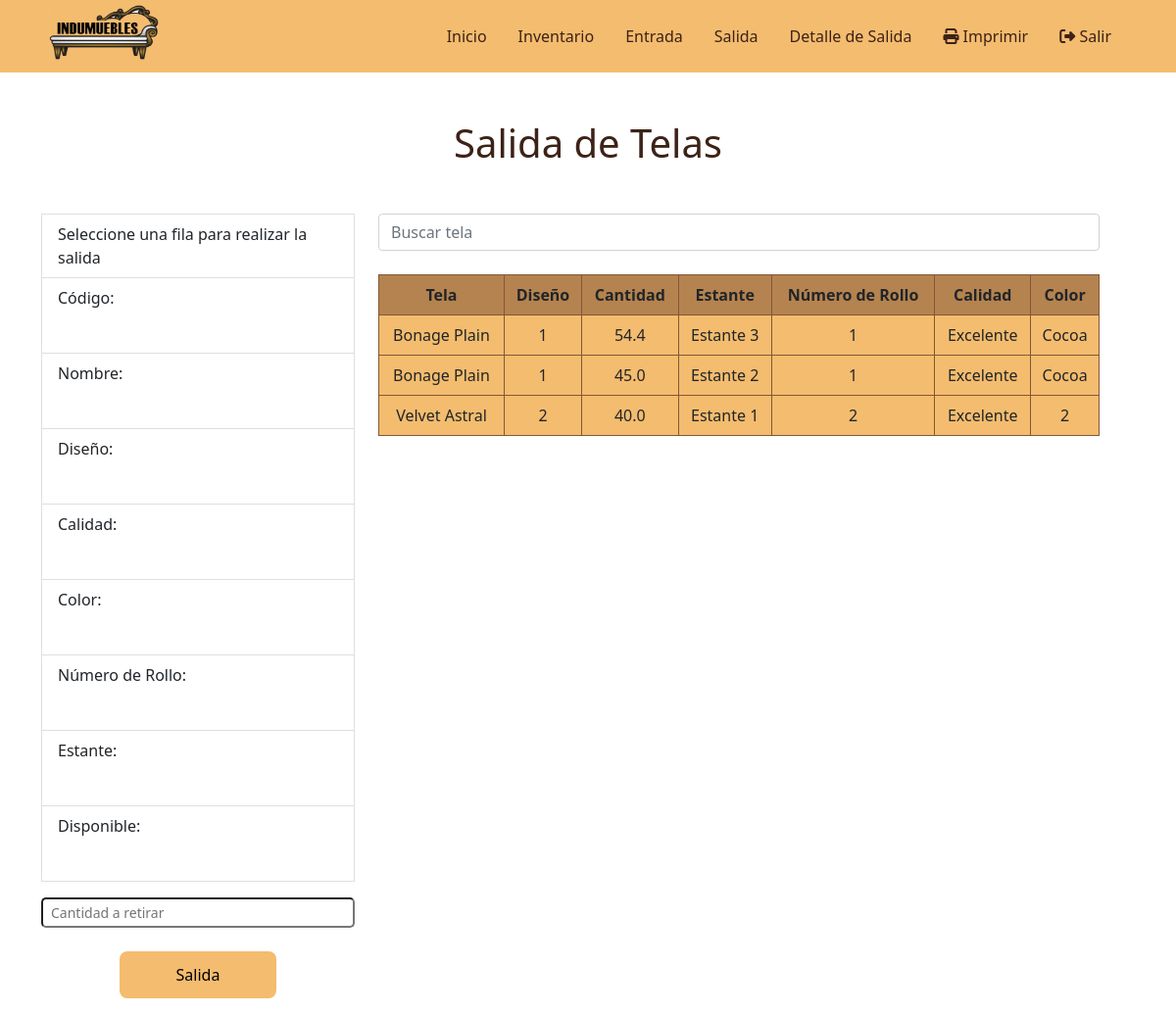
/inventario/salida/ (signed in), run on an earlier commit of the app's database.
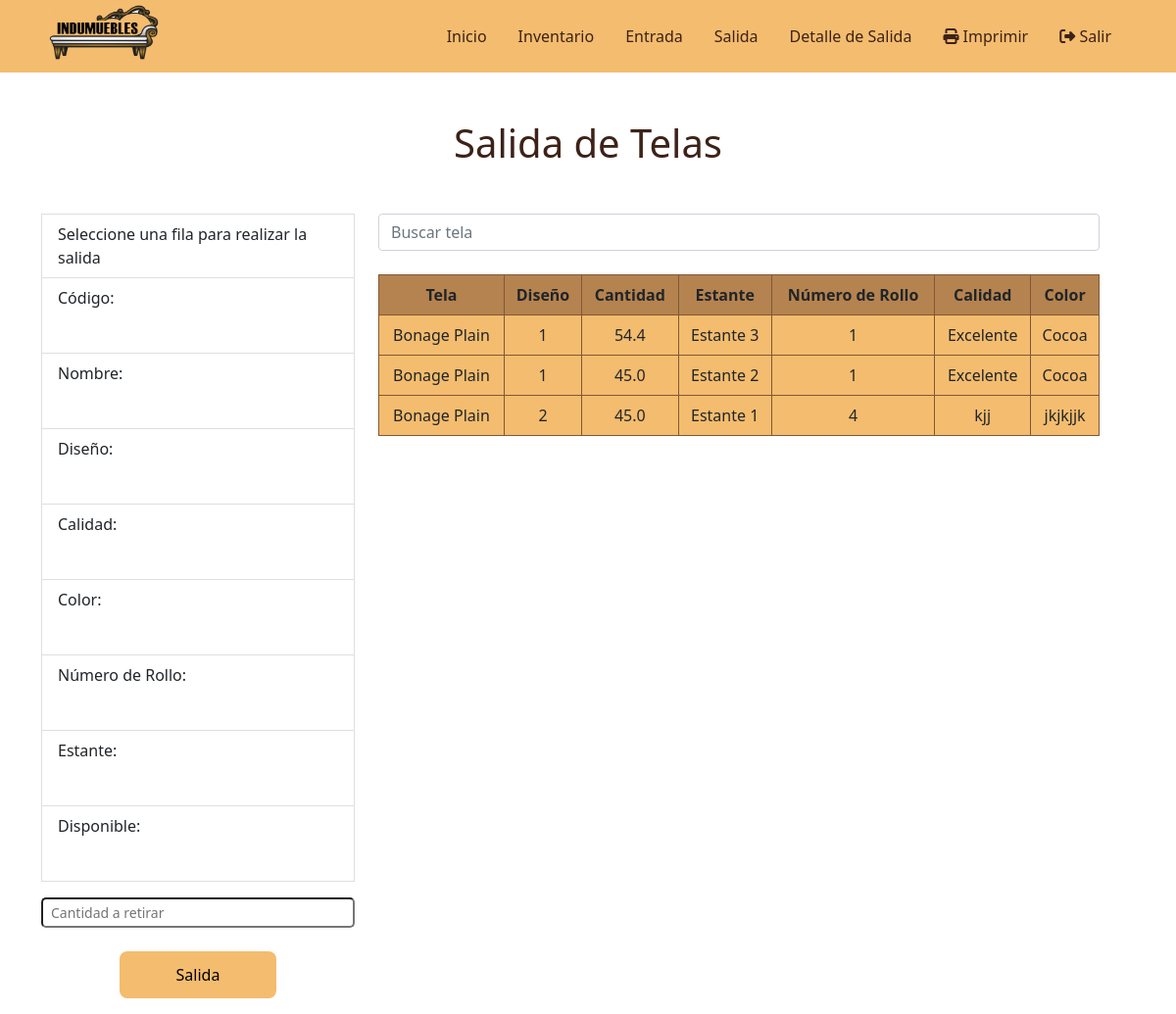
And on a later commit of the database.
### app_inventario/models.py (models this page shows, shortened)
class Inventario(models.Model):
    estante = models.ForeignKey(Estante, on_delete=models.CASCADE)
    tela = models.ForeignKey(Tela, related_name="nombreTela", on_delete=models.CASCADE)
    diseno = models.IntegerField()
    cantidadYarda = models.FloatField()
    fecha = models.DateField(auto_now_add=True)

class Tela(models.Model):
    nombre = models.CharField(max_length=30)
    diseno = models.IntegerField()
    calidad = models.CharField(max_length=30)
    color = models.CharField(max_length=30)
    numeroRollo = models.IntegerField()

class Estante(models.Model):
    nombre = models.CharField(max_length=30)
    def __str__(self):
        return f'{self.nombre}'

### app_inventario/views.py (the view)
# urls.py: path('salida/', views.salida, name='salida'),
@login_required()
def salida(request):
    q = request.GET.get('q')
    if q:
        inventario = Inventario.objects.filter(tela__nombre__icontains=q)
    else:
        inventario = Inventario.objects.all()
    ctx ={
        'inv' : inventario,
    }
    return render(request, 'inventario/salida.html', ctx)

### app_inventario/templates/inventario/salida.html (shortened to what the changed rows need)
{% extends 'base.html' %}
{% block container %}
    <div class="">
        <h1 class="h1-entrada">Salida de Telas</h1>
        <div class="row contenedor-padre">
            <div class=" col-8 ">
                <br>
                <table class="">
                    <thead>
                        <tr>
                            <th class="text-center">Tela</th>
                            <th class="text-center">Diseño</th>
                            <th class="text-center">Cantidad</th>
                            <th class="text-center">Estante</th>
                            <th class="text-center">Número de Rollo</th>
                            <th class="text-center">Calidad</th>
                            <th class="text-center">Color</th>
                        </tr>
                    </thead>
                    <tbody>
                        {% for inventario in inv %}
                            <tr data-href="{% url 'inventario:salidaTelas' inventario.tela.id inventario.estante.id %}" style="cursor: pointer;">
                                <td class="text-center">{{inventario.tela.nombre}}</td>
                                <td class="text-center">{{inventario.tela.diseno}}</td>
                                <td class="text-center">{{inventario.cantidadYarda}}</td>
                                <td class="text-center">{{inventario.estante}}</td>
                                <td class="text-center">{{inventario.tela.numeroRollo}}</td>
                                <td class="text-center">{{inventario.tela.calidad}}</td>
                                <td class="text-center">{{inventario.tela.color}}</td>
                            </tr>
                        {% empty %}
                            <tr>
                                <td  class="text-center" colspan="10" class="text-danger text-center">No se encontraron resultados</td>
                            </tr>
                        {% endfor %}
                    </tbody>
            </div>
        </div>
    </div>
{% endblock %}

What changed in the data, as far as the page shows it:
removed Inventario: tela.nombre "Velvet Astral", tela.diseno "2", cantidadYarda "40.0", estante "Estante 1", tela.numeroRollo "2", tela.calidad "Excelente", tela.color "2"
added Inventario: tela.nombre "Bonage Plain", tela.diseno "2", cantidadYarda "45.0", estante "Estante 1", tela.numeroRollo "4", tela.calidad "kjj", tela.color "jkjkjjk"
